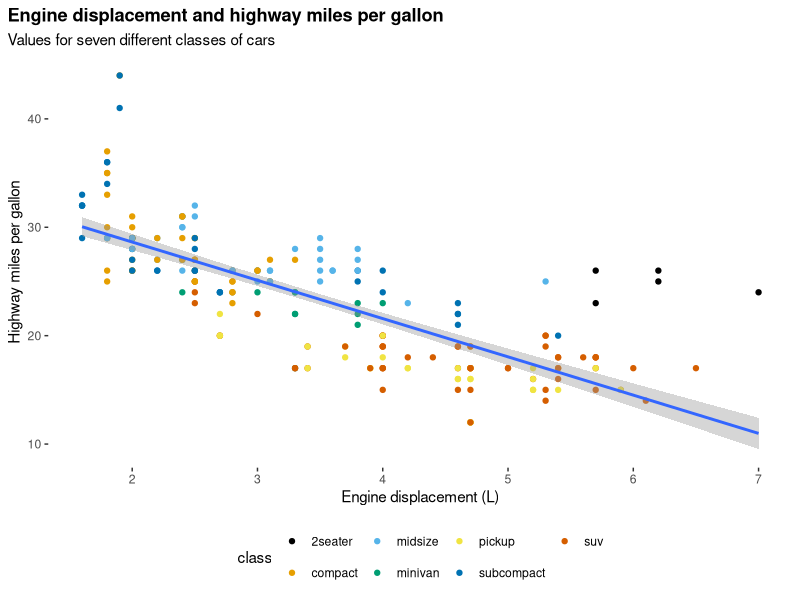
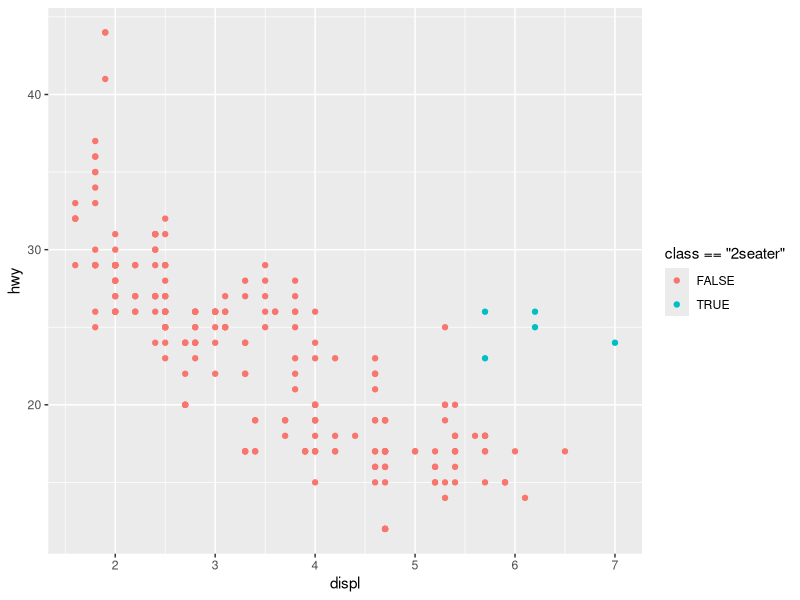
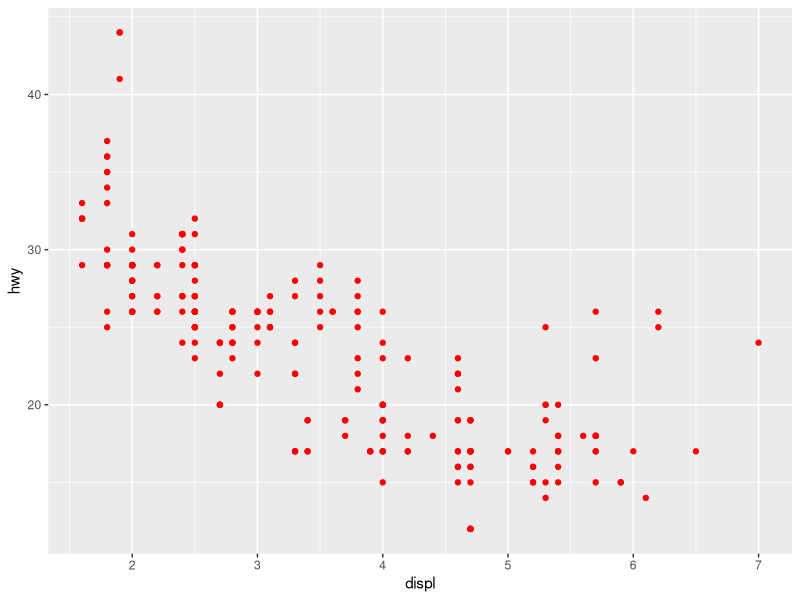
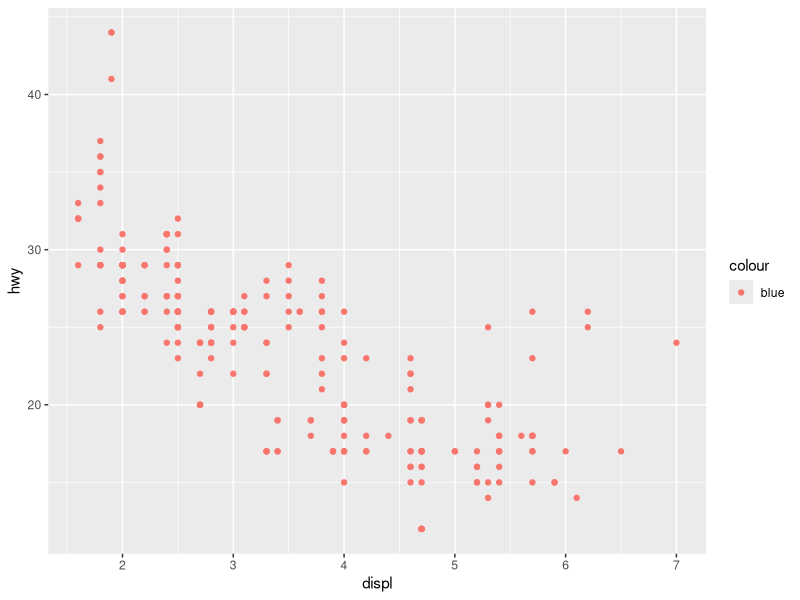
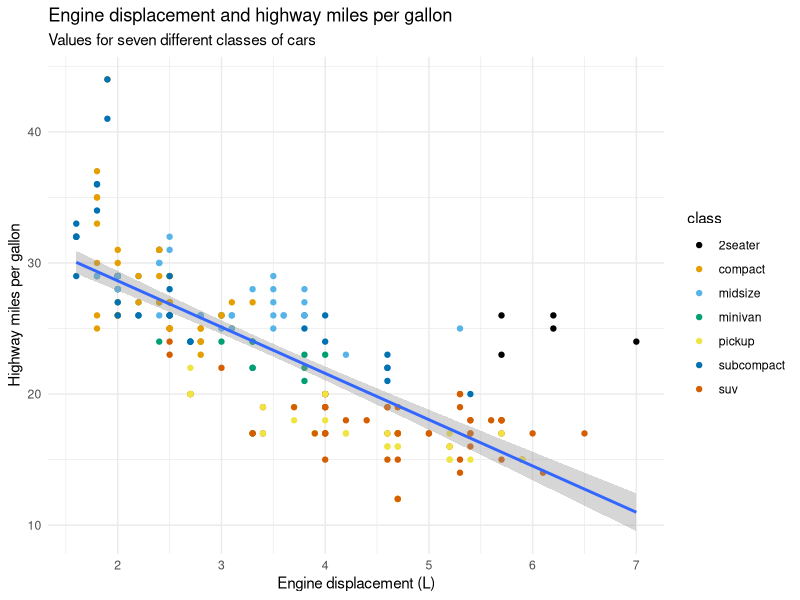
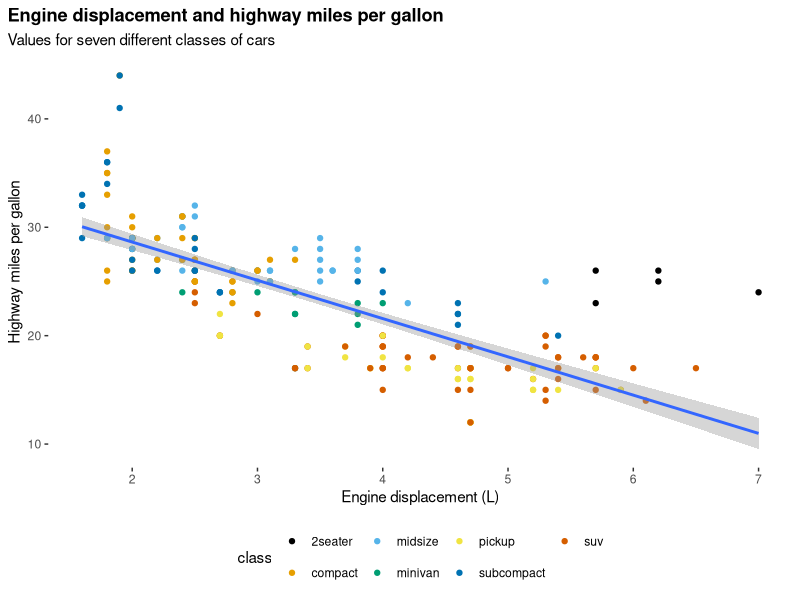
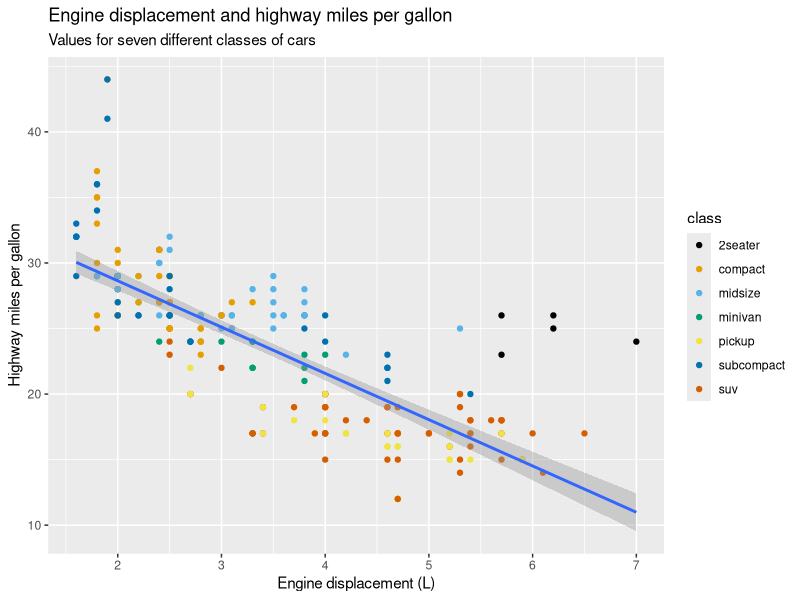
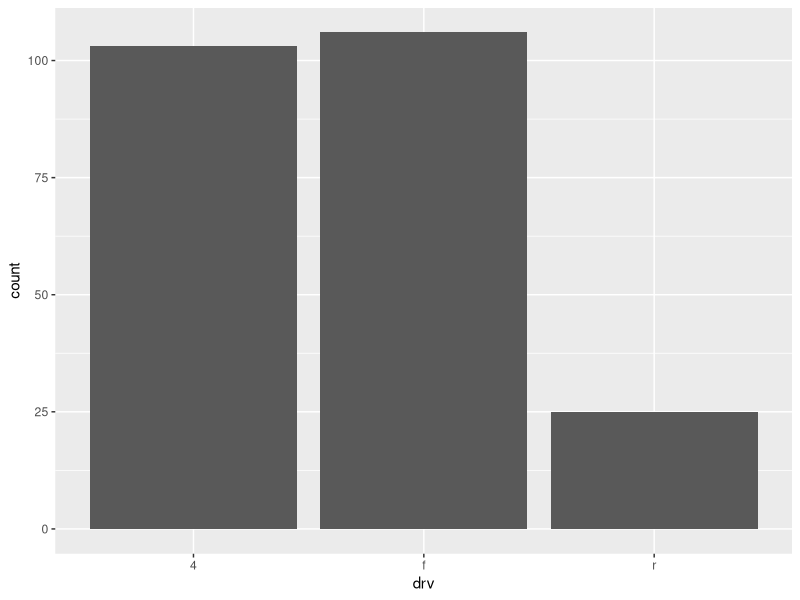

R code for these plots, in order:
## ---- chunk 1
#| echo: false

library(tidyverse)
library(ggthemes)
## ---- chunk 2
#| echo: false

ggplot(data = mpg, mapping = aes(x = displ, y = hwy)) + 
  geom_point(mapping = aes(colour = class)) + 
  geom_smooth(method = "lm") + 
  theme(
    legend.position = "bottom",
    panel.grid = element_blank(),
    panel.background = element_blank(),
    plot.title.position = "plot",
    plot.title = element_text(face = "bold")
  ) + 
  labs(
    title = "Engine displacement and highway miles per gallon",
    subtitle = "Values for seven different classes of cars",
    x = "Engine displacement (L)",
    y = "Highway miles per gallon"
  ) + 
  scale_color_colorblind()
## ---- chunk 3
#| code-line-numbers: "2"

ggplot(data = mpg) + 
  geom_point(mapping = aes(x = displ, y = hwy, color = class == "2seater"))
## ---- chunk 4
#| code-line-numbers: "2"

ggplot(data = mpg) + 
  geom_point(mapping = aes(x = displ, y = hwy), colour = "red")
## ---- chunk 5
ggplot(data = mpg) + 
  geom_point(mapping = aes(x = displ, y = hwy, color = "blue"))
## ---- chunk 6
#| echo: false

ggplot(data = mpg, mapping = aes(x = displ, y = hwy)) + 
  geom_point(mapping = aes(colour = class)) + 
  geom_smooth(method = "lm") + 
  theme_minimal() + 
  labs(
    title = "Engine displacement and highway miles per gallon",
    subtitle = "Values for seven different classes of cars",
    x = "Engine displacement (L)",
    y = "Highway miles per gallon"
  ) + 
  scale_color_colorblind()
## ---- chunk 7
#| echo: false

ggplot(data = mpg, mapping = aes(x = displ, y = hwy)) + 
  geom_point(mapping = aes(colour = class)) + 
  geom_smooth(method = "lm") + 
  theme(
    legend.position = "bottom",
    panel.grid = element_blank(),
    panel.background = element_blank(),
    plot.title.position = "plot",
    plot.title = element_text(face = "bold")
  ) + 
  labs(
    title = "Engine displacement and highway miles per gallon",
    subtitle = "Values for seven different classes of cars",
    x = "Engine displacement (L)",
    y = "Highway miles per gallon"
  ) + 
  scale_color_colorblind()
## ---- chunk 8
#| echo: false

ggplot(data = mpg, mapping = aes(x = displ, y = hwy)) + 
  geom_point(mapping = aes(colour = class)) + 
  geom_smooth(method = "lm") + 
  labs(
    title = "Engine displacement and highway miles per gallon",
    subtitle = "Values for seven different classes of cars",
    x = "Engine displacement (L)",
    y = "Highway miles per gallon"
  ) + 
  scale_color_colorblind()
## ---- chunk 9
ggplot(mpg, aes(x = drv)) + 
  geom_bar()
## ---- chunk 10
ggplot(mpg, aes(x = fct_infreq(drv))) +
  geom_bar()
## ---- chunk 11
ggplot(mpg, aes(x = hwy)) +
  geom_histogram()
## ---- chunk 12
ggplot(mpg, aes(x = hwy)) +
  geom_density()
## ---- chunk 13
ggplot(mpg, aes(x = hwy, colour = drv)) +
  geom_density()
## ---- chunk 14
ggplot(mpg, aes(x = hwy, colour = drv, fill = drv)) +
  geom_density(alpha = 0.5)
